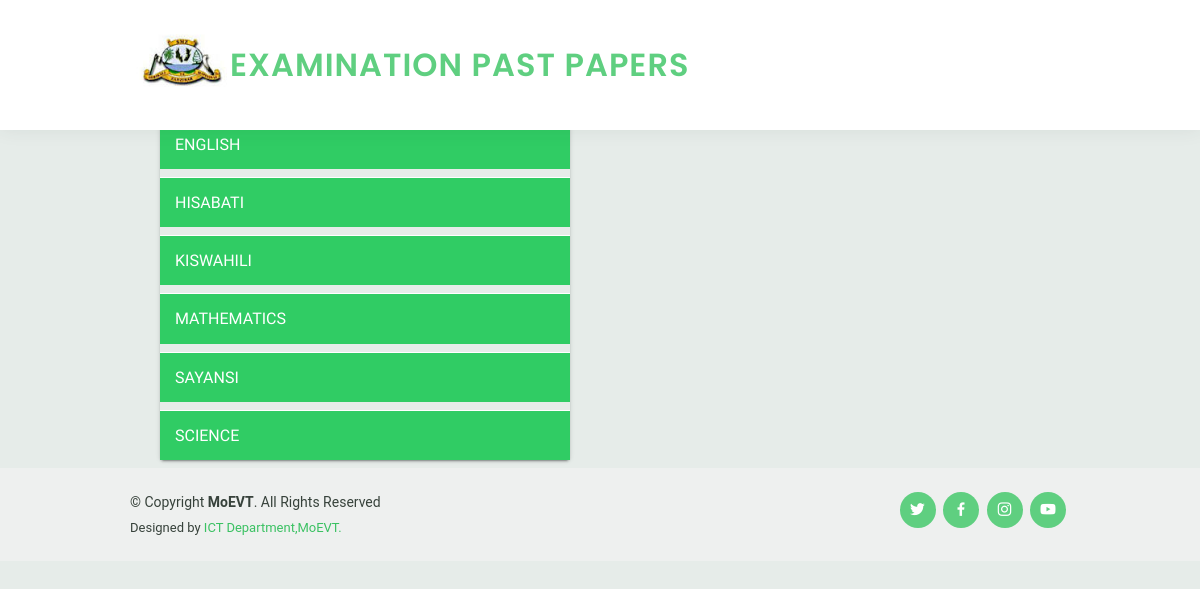
The page /pastpapers/exam_subjects.php?id=1 on the database its author committed.
### tables this page shows
CREATE TABLE `exam_subject` (
  `exam_subject_id` int(11) NOT NULL AUTO_INCREMENT,
  `exam_subject` varchar(45) NOT NULL,
  `exam_class_id` tinyint(4) NOT NULL,
  PRIMARY KEY (`exam_subject_id`)
);

### DB.php (called while the page is built, shortened)
<?php
class DBHelper
{
    private $conn;
    public function __construct()
    {
        $database = new Database();
        $conn = $database->dbConnection();
        $this->conn = $conn;
    }
    public function getRows($table, $conditions = array())
    {
        $sql = 'SELECT';
        $sql .= array_key_exists("select", $conditions) ? $conditions['select'] : '*';
        $sql .= ' FROM ' . $table;
        if (array_key_exists("where", $conditions)) {
            $sql .= ' WHERE ';
            $i = 0;
            foreach ($conditions['where'] as $key => $value) {
                $pre = ($i > 0) ? ' AND ' : '';
                $sql .= $pre . $key . " = '" . $value . "'";
                $i++;
            }
        }
        $query = $this->conn->prepare($sql);
        $query->execute();
        if (array_key_exists("return_type", $conditions) && $conditions['return_type'] != 'all') {
            switch ($conditions['return_type']) {
                case 'count':
                    $data = $query->rowCount();
                    break;
                case 'single':
                    $data = $query->fetch(PDO::FETCH_ASSOC);
                    break;
                default:
                    $data = '';
            }
        } else {
            if ($query->rowCount() > 0) {
                $data = $query->fetchAll();
            }
        }
        return !empty($data) ? $data : false;
    }
}

### pastpapers/exam_subjects.php (the view, shortened to what this page needs)
<!DOCTYPE html>
<html lang="en">
 <head>
  <link href="assets/vendor/bootstrap/css/bootstrap.min.css" rel="stylesheet">
  <link href="assets/vendor/icofont/icofont.min.css" rel="stylesheet">
  <link href="assets/vendor/boxicons/css/boxicons.min.css" rel="stylesheet">
  <link href="assets/vendor/remixicon/remixicon.css" rel="stylesheet">
  <link href="assets/vendor/owl.carousel/assets/owl.carousel.min.css" rel="stylesheet">
  <link href="assets/vendor/animate.css/animate.min.css" rel="stylesheet">
  <link href="assets/vendor/aos/aos.css" rel="stylesheet">
  <link href="assets/css/style.css" rel="stylesheet">
  <link href="assets/css/accordion.css" rel="stylesheet">
  </head>
<body>
<?php
require_once('header.php');
?>
<div class="container">
  <div class="col-md-6 col-sm-6">
    <h3><bold>STD FOUR EXAM PAST PAPERS</bold></h3>
    <div class="panel-group wrap" id="accordion" role="tablist" aria-multiselectable="true">
    <?php
        include "../DB.php";
        $db=new DBHelper();
        $exam_subject= $db->getRows('exam_subject',array('where'=>array('exam_class_id'=>$_REQUEST['id'])));
        if(!empty($exam_subject))
         {
             ?>
             <?php
             foreach($exam_subject as $up)
             {
               $exam_subject=$up['exam_subject'];
        ?>
      <div class="panel">
        <div class="panel-heading" role="tab" id="headingOne">
          <h4 class="panel-title">
        <a role="button" data-toggle="collapse" data-parent="#accordion" href="#collapseOne" aria-expanded="true" aria-controls="collapseOne">
        <?php echo $exam_subject;?>
        </a>
      </h4>
        </div>
      </div>
      <?php }
         }
      ?>
    </div>
  </div>
</div>
<?php
require_once('footer.php');
 ?>
</body>
</html>

### pastpapers/assets/css/style.css (style rules this page uses)
body { font-family: "Open Sans", sans-serif; color: #444444; }
a { color: #5fcf80; }
h1, h2, h3, h4, h5, h6 { font-family: "Raleway", sans-serif; }

### pastpapers/assets/css/accordion.css (style rules this page uses)
body { margin: 0; font-family: 'Roboto'; font-size: 14px; background: #e6ece9; }
h3 { color: rgba(38, 224, 85, 0.513); font-size: 24px; text-align: center; margin-top: 30px; padding-bottom: 30px; border-bottom: 1px solid #eee; margin-bottom: 30px; font-weight: 300; }
.container { max-width: 970px; }
div[class*='col-'] { padding: 0 30px; }
.wrap { box-shadow: 0px 2px 2px 0px rgba(0, 0, 0, 0.14), 0px 3px 1px -2px rgba(0, 0, 0, 0.2), 0px 1px 5px 0px rgba(0, 0, 0, 0.12); border-radius: 4px; }
.panel { border-width: 0 0 1px 0; border-style: solid; border-color: #fff; background: none; box-shadow: none; }
.panel:last-child { border-bottom: none; }
.panel-group > .panel:first-child .panel-heading { border-radius: 4px 4px 0 0; }
.panel-group .panel { border-radius: 0; }
.panel-group .panel + .panel { margin-top: 0; }
.panel-heading { background-color: #30cc64; border-radius: 0; border: none; color: #fff; padding: 0; }
.panel-title a { display: block; color: #fff; padding: 15px; position: relative; font-size: 16px; font-weight: 400; }
.panel:last-child .panel-heading { border-radius: 0 0 4px 4px; transition: border-radius 0.3s linear 0.2s; }
.panel:last-child .panel-heading.active { border-radius: 0; transition: border-radius linear 0s; }
.panel-heading a:before { content: '\e146'; position: absolute; font-family: 'Material Icons'; right: 5px; top: 10px; font-size: 24px; transition: all 0.5s; transform: scale(1); }
.panel-heading.active a:before { content: ' '; transition: all 0.5s; transform: scale(0); }
#accordion .panel-heading a:before { content: '\e316'; font-size: 24px; position: absolute; font-family: 'Material Icons'; right: 5px; top: 10px; transform: rotate(180deg); transition: all 0.5s; }
#accordion .panel-heading.active a:before { transform: rotate(0deg); transition: all 0.5s; }

### rows shown on the page
exam_subject: exam_subject "ENGLISH"
exam_subject: exam_subject "HISABATI"
exam_subject: exam_subject "KISWAHILI"
exam_subject: exam_subject "MATHEMATICS"
exam_subject: exam_subject "SAYANSI"
exam_subject: exam_subject "SCIENCE"
